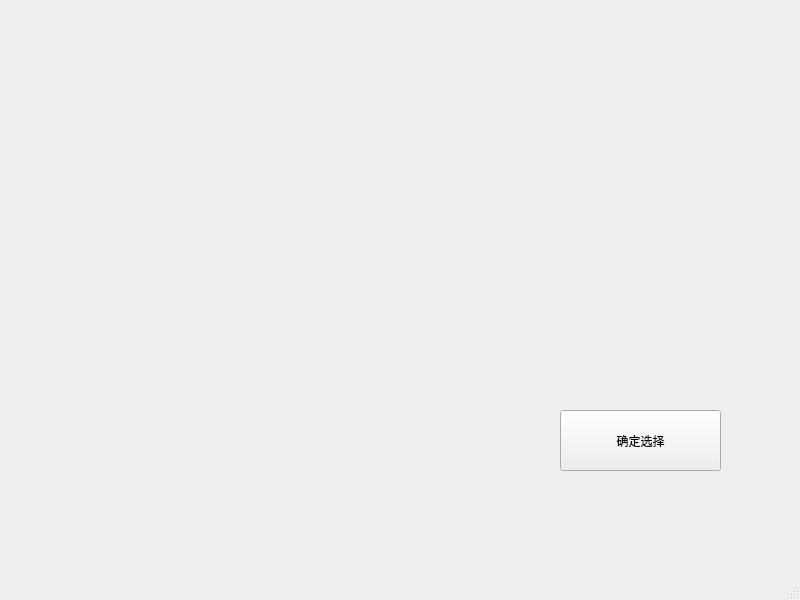
<?xml version="1.0" encoding="UTF-8"?>
<ui version="4.0">
 <class>setOrShiftCurMaxPointCountsWindows</class>
 <widget class="QMainWindow" name="setOrShiftCurMaxPointCountsWindows">
  <property name="geometry">
   <rect>
    <x>0</x>
    <y>0</y>
    <width>800</width>
    <height>600</height>
   </rect>
  </property>
  <property name="windowTitle">
   <string>MainWindow</string>
  </property>
  <widget class="QWidget" name="centralwidget">
   <widget class="QPushButton" name="ensureSelectAndCheckIfLegal">
    <property name="geometry">
     <rect>
      <x>560</x>
      <y>410</y>
      <width>161</width>
      <height>61</height>
     </rect>
    </property>
    <property name="text">
     <string>确定选择</string>
    </property>
   </widget>
   <widget class="QWidget" name="verticalLayoutWidget">
    <property name="geometry">
     <rect>
      <x>130</x>
      <y>170</y>
      <width>191</width>
      <height>331</height>
     </rect>
    </property>
    <layout class="QVBoxLayout" name="verticalLayout"/>
   </widget>
  </widget>
  <widget class="QMenuBar" name="menubar">
   <property name="geometry">
    <rect>
     <x>0</x>
     <y>0</y>
     <width>800</width>
     <height>17</height>
    </rect>
   </property>
  </widget>
  <widget class="QStatusBar" name="statusbar"/>
 </widget>
 <resources/>
 <connections/>
</ui>
